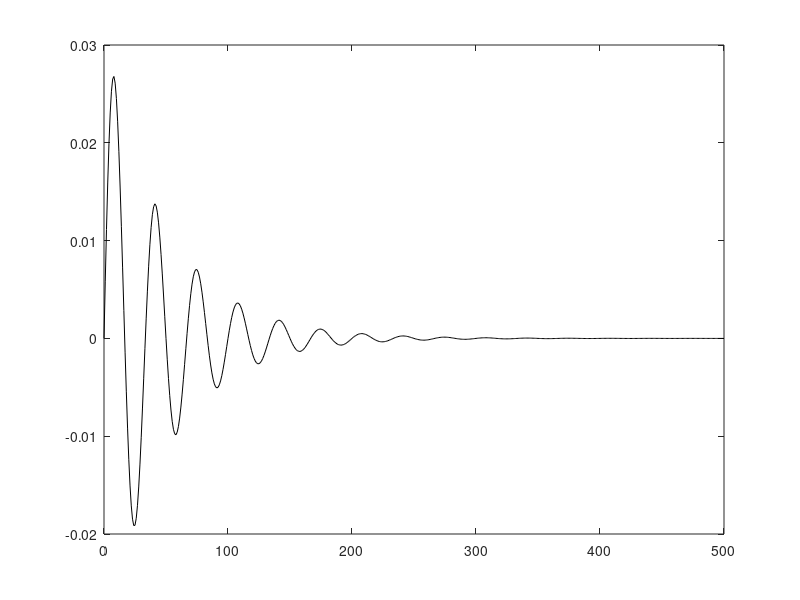
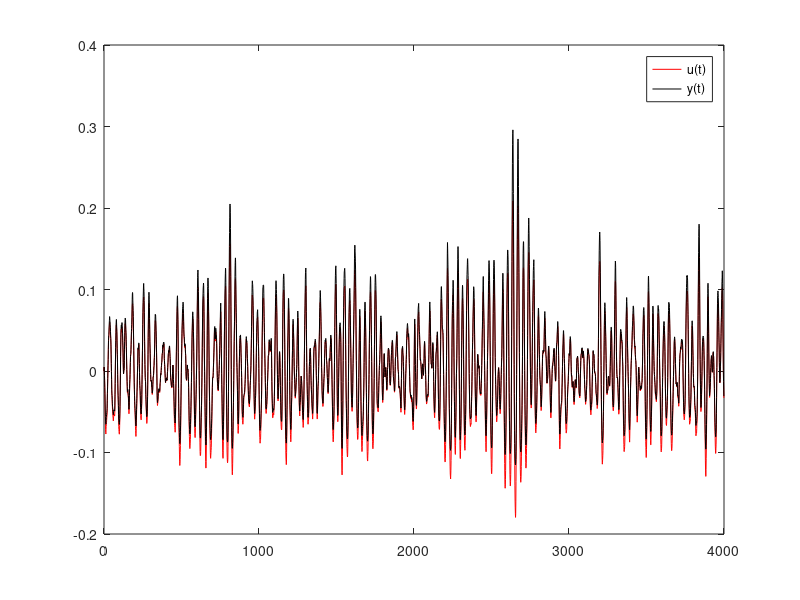

The MATLAB source for these figures, in order: (Note: this script raises an error after producing the figures.)
function [h0, h1, h2] = wiener(a, b)
%
%      [h0, h1, h2] = wiener(a, b);
%
%       simulates a simple static non-linearity: au+bu^2 that follows a linear filter
%        Note that when b=0 the model is linear
%
%       the linear filter is: g(t) = a * exp(-t/T1) * sin(2*pi*f0*t) with T1=50 ms and f0 = 0.03 Hz/ms
%
%       E.g., try  [h0,h1,h2] = wiener(0,3); (no linearity)
%                  [h0,h1,h2] = wiener(1,0); (no nonlinearity)
%                  [h0,h1,h2] = wiener(1,3);
%
%      A couple of instances will require some tweaking with the time base
%      (to prevent too much contribution from random noise) 
%      and amplitude (to prevent spilling over of information to the next functional)
%
%      This is part of the exercise!
%
close all
if nargin<2 
    b=2;
end
if nargin<1
   a= 1;
end
  
gwnt = 0.5 * randn(1,4000);    % gaussian noise with power (close to) 0.5
tf = [0:1:500];          % time for the filter  unit: ms
time=[0:1:3999];         % time for the signal  unit: ms

T1=50; T2=8;              % time constants in ms
ht = exp(-tf/T1) .* sin(2 * pi * 0.03 * tf);   % impulse response of the linear system
s=sum(abs(ht));
ht = ht/s;      % normalise the impulse response to make its integral = 1

P = std(gwnt)            % the power of the noise

figure(3)
plot(tf, ht, 'k-');
hold on

ut = conv(gwnt, ht);    % determine u(t): the output of the linear process
ut = ut(1:length(gwnt)); % only the first gwnt samples

figure(4)
plot(time, ut, 'r-');
hold on
yt = a*ut + b*ut.^2;    % the static non-linearity

plot(time, yt, 'k-');
legend('u(t)','y(t)');

%
%    now determine the zero-order Wiener functional
%
h0=mean(yt)
G0 = h0;       % the zero-order Wiener prediction
y0 = yt - G0;      % the Lee-Schetzen method: subtract h0 from the response

%  first order estimate: crosscorrelate
%
fi1 = phi_yx2(y0, gwnt, length(tf)-1);   %first-order kernel
h1=fi1/P;       % only positive tau! 
s=sum(abs(h1));
h1 = h1/s;      % normalise the integral to one (this is a "tweaking point.." )

 m1=max(h1)
 m2=max(ht)
 m3=m1/m2        
 
 %    there may be a scaling issue. You then need to compensate for this, e.g. by aligning
 %    the peaks...
 %
 %    you may also want to truncate the h1 filter to zero after a certain
 %    time (in this case, e.g. after 150 ms), to get rid of the extra
 %    noise.
 %    You could play with this in your own simulations. Report about this!
 %

figure(3)
plot(tf, h1/m3, 'r-');      % the predicted (scaled) filter is close to the real filter
legend('g(tau)','h_1(tau)');
title('Predicted first-order kernel (h1) and the model linear filter (g)');

G1 = conv(gwnt, h1);      % 1e order Wiener prediction with the scaled kernel 
G1 = G1(1:length(gwnt));

y1 = yt - G0 - G1;    % residue, corrected for G0 and G1

%
%    second order kernel: 3rd-order cross-correlation
%
fi2=phi_yxx2(y1, gwnt, length(tf)-1);
              
h2=fi2/(2*P^2);         % the 2nd order Wiener kernel: only positive tau1, tau2 
s = sum(sum(abs(h2)));  % total integral of the kernel
h2 = h2/s;              % normalize the kernel to one   

%%%%%%%%%%%%%%%%%%%
%  Note: also this scaling may have to be tweaked a little bit to optimize
%  your predictions! Play with this.
%%%%%%%%%%%%%%%%%%

figure(2)
imagesc(h2(1:100,1:100));    % Look parallel to the main diagonal!
axis xy
colorbar;
title('Second-order kernel')

figure(5)
Diagh2 = zeros(1,length(tf));
for n=1:length(tf)
    Diagh2(n) = h2(n,n);
end
 mx = max(Diagh2(1:150));
mx2 = max(h1(1:150));
plot(Diagh2(1:150)*mx2/mx,'r-','linewidth',2);
hold on
plot(h1(1:150), 'k-');
title('Diagonal of h2 and h1');

%
%  now you can also calculate G2 with convh2xx() using h2 and the input noise.
%
%  From here on you can use the two functionals to predict the system's
%  output. Try to tweak it such that you seem to get a decent result..
%  you may have to scale some factors for G0, G1 and G2. This is because
%  the noise is not 'perfect'
%
%  Write about this initial stage of your simulations in your report!
%

